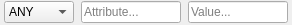
<?xml version="1.0" encoding="UTF-8"?>
<ui version="4.0">
 <class>qSlicerSceneFilterWidget</class>
 <widget class="qSlicerWidget" name="qSlicerSceneFilterWidget">
  <property name="geometry">
   <rect>
    <x>0</x>
    <y>0</y>
    <width>292</width>
    <height>25</height>
   </rect>
  </property>
  <property name="sizePolicy">
   <sizepolicy hsizetype="Maximum" vsizetype="Preferred">
    <horstretch>0</horstretch>
    <verstretch>0</verstretch>
   </sizepolicy>
  </property>
  <property name="maximumSize">
   <size>
    <width>16777215</width>
    <height>16777215</height>
   </size>
  </property>
  <property name="windowTitle">
   <string>Form</string>
  </property>
  <property name="toolTip">
   <string>Filter scene by node's attribute</string>
  </property>
  <layout class="QHBoxLayout" name="horizontalLayout">
   <property name="spacing">
    <number>3</number>
   </property>
   <property name="leftMargin">
    <number>0</number>
   </property>
   <property name="topMargin">
    <number>0</number>
   </property>
   <property name="rightMargin">
    <number>0</number>
   </property>
   <property name="bottomMargin">
    <number>0</number>
   </property>
   <item>
    <widget class="QComboBox" name="SceneFilterDomainComboBox">
     <property name="sizePolicy">
      <sizepolicy hsizetype="Maximum" vsizetype="Fixed">
       <horstretch>0</horstretch>
       <verstretch>0</verstretch>
      </sizepolicy>
     </property>
     <property name="toolTip">
      <string>Apply Domain filter</string>
     </property>
     <item>
      <property name="text">
       <string>ANY</string>
      </property>
     </item>
     <item>
      <property name="text">
       <string>TVD</string>
      </property>
     </item>
     <item>
      <property name="text">
       <string>TVDSS</string>
      </property>
     </item>
     <item>
      <property name="text">
       <string>TWT</string>
      </property>
     </item>
     <item>
      <property name="text">
       <string>OWT</string>
      </property>
     </item>
    </widget>
   </item>
   <item>
    <widget class="QLineEdit" name="SceneFilterAttributeLineEdit">
     <property name="maximumSize">
      <size>
       <width>100</width>
       <height>16777215</height>
      </size>
     </property>
     <property name="toolTip">
      <string>Node's attribute to filter</string>
     </property>
     <property name="placeholderText">
      <string>Attribute...</string>
     </property>
    </widget>
   </item>
   <item>
    <widget class="QLineEdit" name="SceneFilterValueLineEdit">
     <property name="maximumSize">
      <size>
       <width>100</width>
       <height>16777215</height>
      </size>
     </property>
     <property name="toolTip">
      <string>Node's attribute value to filter</string>
     </property>
     <property name="placeholderText">
      <string>Value...</string>
     </property>
    </widget>
   </item>
  </layout>
 </widget>
 <customwidgets>
  <customwidget>
   <class>qSlicerWidget</class>
   <extends>QWidget</extends>
   <header>qSlicerWidget.h</header>
   <container>1</container>
  </customwidget>
 </customwidgets>
 <tabstops>
  <tabstop>SceneFilterAttributeLineEdit</tabstop>
  <tabstop>SceneFilterValueLineEdit</tabstop>
 </tabstops>
 <resources/>
 <connections/>
</ui>
